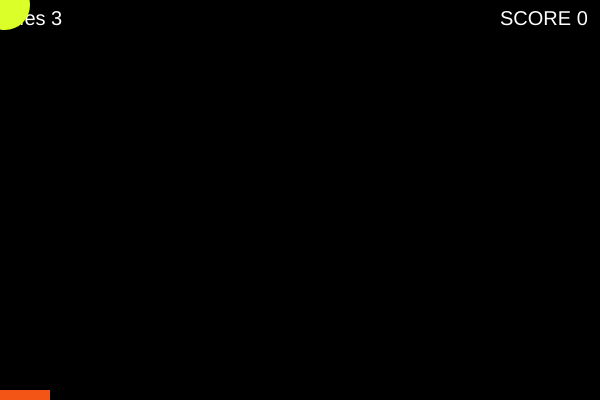
Frame 1 (no input)
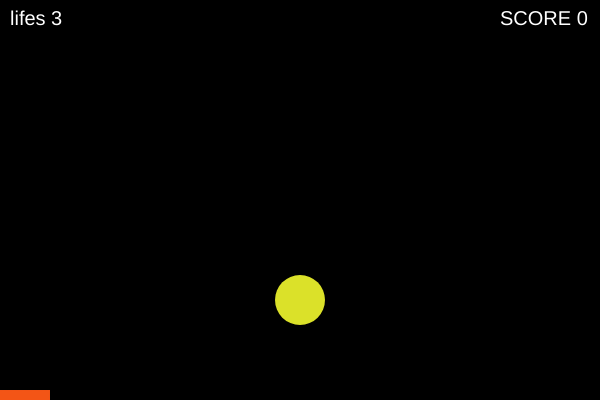
Frame 60 (no input)
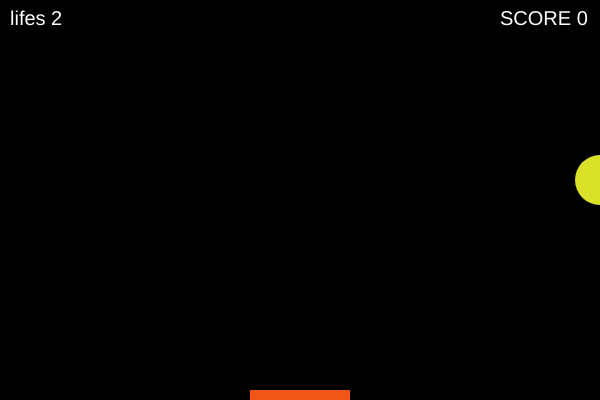
Frame 120 (the mouse pressed at the canvas centre since frame 60)

The p5.js sketch that drew these frames (run headless with seeded random() and noise() and a simulated clock; from frame 60 on, the mouse is pressed at the canvas centre):

// p5.js sketch
// ── sketch.js
/*PONG GAME v3
by MSS

ENJOY :)

*/

//setting up variables
var best_score = 0;
var score = 0;
var paddle = {
  x: 5,
  y: 400
}
var lifes = 3;
var ball = {
  scoreable: true,
  x: 0,
  y: 0,
  r: 219,
  g: 255,
  b: 41
}

//Difficulty is the speed at wich the ball travels
var difficulty = 5;
var leftright = difficulty;
var updown = difficulty;
var damage_animation = 0

//creates canvas
function setup() {
  createCanvas(600, 400);

}
//initialazes the loop
function draw() {
  background(0);

  //sets the lifes on the screen
  textSize(20);
  fill(255);
  text("lifes " + lifes, 10, 25);

  //sets the score on the screen
  textSize(20);
  fill(255);
  text("SCORE " + score, 500, 25);

  //initializes game over menu
  if (lifes <= 0) {

    //restart button
    if (mouseIsPressed) {
      
      if (mouseX > 224 && mouseX < 375 && mouseY > 250 && mouseY < 310) {
        restart();
      }
      
    }

    //game over menu
    fill(243, 38, 22);
    textSize(100);
    text("Game over!", 40, 120);
    fill(255);
    textSize(20);
    text("YOUR SCORE: " + score, 220, 180);
    if (best_score < score) {
      best_score = score
    }
    //score and best score
    fill(255);
    textSize(20);
    text("BEST SCORE: " + best_score, 222, 210);
    fill(234, 245, 29);
    text("Game by MSS", 235, 380);
    damage_animation = 0;
    //restart button (text)
    fill(255);
    rectMode(CORNER);
    rect(222, 250, 150, 60);
    fill(0);
    textSize(30);
    text("RESTART", 229, 290);

  }
  //conditional that makes that the program can only work if the lifes are greather tan 0
  if (lifes > 0) {

    //this creates the paddle on the down part, and sets its cordinates/position
    paddle.x = mouseX;
    rectMode(CENTER);
    fill(243, 85, 22);
    stroke(0, 5);
    rect(mouseX, 400, 100, 20);

    //makes the ball turn out when it hits on the LEFT SIDE
    if (ball.x > width) {
      leftright = leftright * -1;
      scoreable = true;

    }
    //makes the ball turn out when it hits on the RIGHT SIDE
    if (ball.x < 0) {
      leftright = leftright * -1;
      scoreable = true;

    }
    //makes the ball turn out when it hits on the UPPER SIDE
    if (ball.y < 0) {
      updown = updown * -1;
      ball.scoreable = true;
    }
    //makes the ball turn out when it hits on the DOWN SIDE
    if (ball.y > 385) {
      updown = updown * -1;
      lifes = lifes - 1;
      ball.scoreable = false;
      damage_animation = 20;
    }
    //commands that set up when the ball has touched the paddle
    if (ball.x < paddle.x + 60 && ball.x > paddle.x - 60 && ball.y > paddle.y - 40) {
      if (ball.scoreable == true){
          updown = updown * -1;
      }
      if (ball.scoreable == true) {
        score = score + 1
      }
      ball.scoreable = false

    }
    //makes the direction turn into the ball position
    ball.x = ball.x + leftright;
    ball.y = ball.y + updown;

    //creates the ball on the x, y position
    noStroke();
    fill(ball.r, ball.g, ball.b);
    ellipse(ball.x, ball.y, 50, 50);

    //damage animation
    if (damage_animation <= 0) {

      ball.r = 219
      ball.g = 225
      ball.b = 41

    } else {

      ball.r = 225
      ball.g = 0
      ball.b = 0

      damage_animation = damage_animation - 1

    }

  }
}

//function that resets all variables when restarting
function restart() {
  lifes = 3;
  score = 0;
  ball.x = 200
  ball.y = 0

  ball.r = 219
  ball.g = 225
  ball.b = 41

  damage_animaiton = 0
}

// ── style.css
html, body {
 margin 10%;
}
canvas {
  display: block;
}
